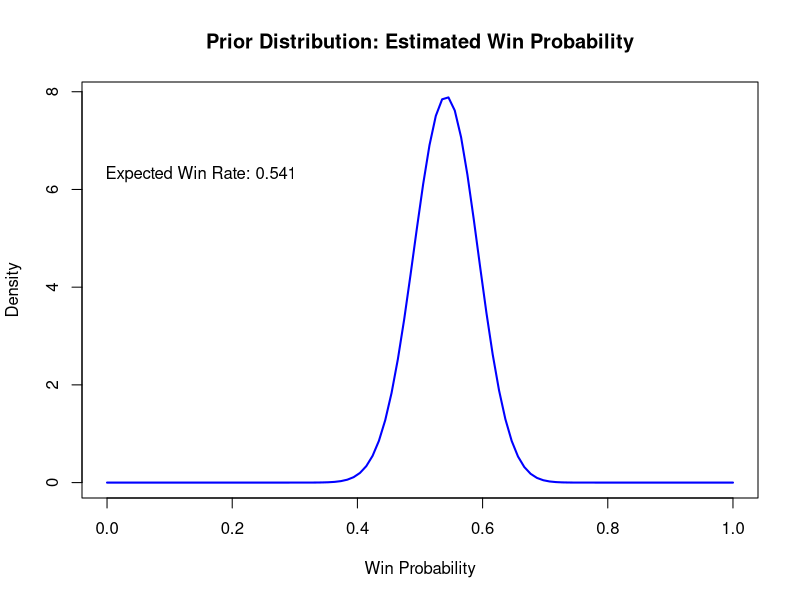
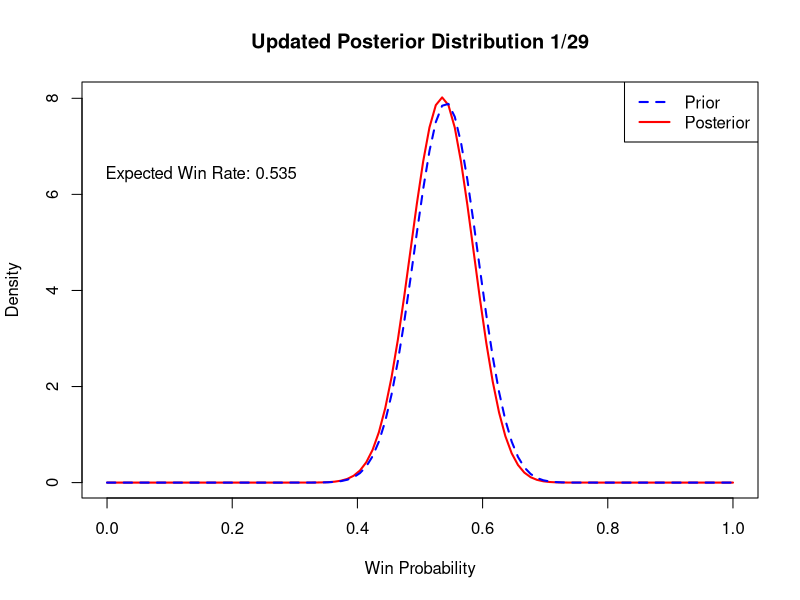

The R script that drew these images, in order:
## ---- chunk 1
knitr::opts_chunk$set(echo = TRUE)
## ---- chunk 2
alpha <- 53
beta <- 45
theta <- seq(0,1,length = 100)
prior <- dbeta(theta,alpha,beta)
plot(theta, prior, type = "l", col = "blue", lwd = 2,
     main = "Prior Distribution: Estimated Win Probability",
     xlab = "Win Probability", ylab = "Density")


expected_win_prob <- alpha / (alpha + beta)
text(0.15, max(prior) * 0.8, 
     paste("Expected Win Rate:", round(expected_win_prob, 3)), 
     col = "black", cex = 1, font = 1.2)

## ---- chunk 3
new_wins <- 1
new_losses <- 2

alpha <- alpha + new_wins
beta <- beta + new_losses

posterior <- dbeta(theta, alpha, beta)

plot(theta, posterior, type = "l", col = "red", lwd = 2, 
     main = "Updated Posterior Distribution 1/29",
     xlab = "Win Probability", ylab = "Density")
lines(theta, prior, col = "blue", lwd = 2, lty = 2)
legend("topright", legend = c("Prior", "Posterior"), col = c("blue", "red"), lwd = 2, lty = c(2,1))

expected_win_prob <- alpha / (alpha + beta)
text(0.15, max(posterior) * 0.8, 
     paste("Expected Win Rate:", round(expected_win_prob, 3)), 
     col = "black", cex = 1, font = 1.2)
